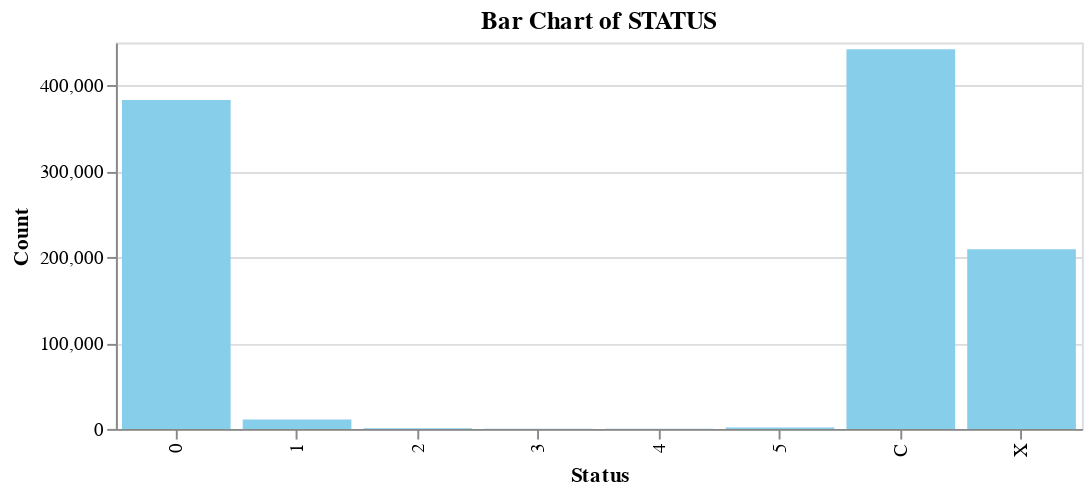

The notebook cell saved with this chart:
### Markdown cell above
No outliers here - range from 0 to -60 and most values are 0 to -10

### Code cell
# Count the occurrences of each unique value in 'STATUS'
status_counts = record['STATUS'].value_counts().sort_index().reset_index()
status_counts.columns = ['Status', 'Count']

# Create Altair bar chart
bar_chart = alt.Chart(status_counts).mark_bar(color='skyblue').encode(
    x='Status:N',
    y='Count:Q',
    tooltip=['Status:N', 'Count:Q']
).properties(
    width=500,
    height=200,
    title='Bar Chart of STATUS'
)

bar_chart

### Figure 1 — Vega-Lite specification as saved in the notebook (floating-point values rounded to 4 significant figures)
{"config": {"view": {"continuousWidth": 400, "continuousHeight": 300}}, "data": {"name": "data-c958ce504f712bedc23fa0d24dc482af"}, "mark": {"type": "bar", "color": "skyblue"}, "encoding": {"tooltip": [{"field": "Status", "type": "nominal"}, {"field": "Count", "type": "quantitative"}], "x": {"field": "Status", "type": "nominal"}, "y": {"field": "Count", "type": "quantitative"}}, "height": 200, "title": "Bar Chart of STATUS", "width": 500, "$schema": "https://vega.github.io/schema/vega-lite/v4.17.0.json", "datasets": {"data-c958ce504f712bedc23fa0d24dc482af": [{"Status": "0", "Count": 383120}, {"Status": "1", "Count": 11090}, {"Status": "2", "Count": 868}, {"Status": "3", "Count": 320}, {"Status": "4", "Count": 223}, {"Status": "5", "Count": 1693}, {"Status": "C", "Count": 442031}, {"Status": "X", "Count": 209230}]}}
